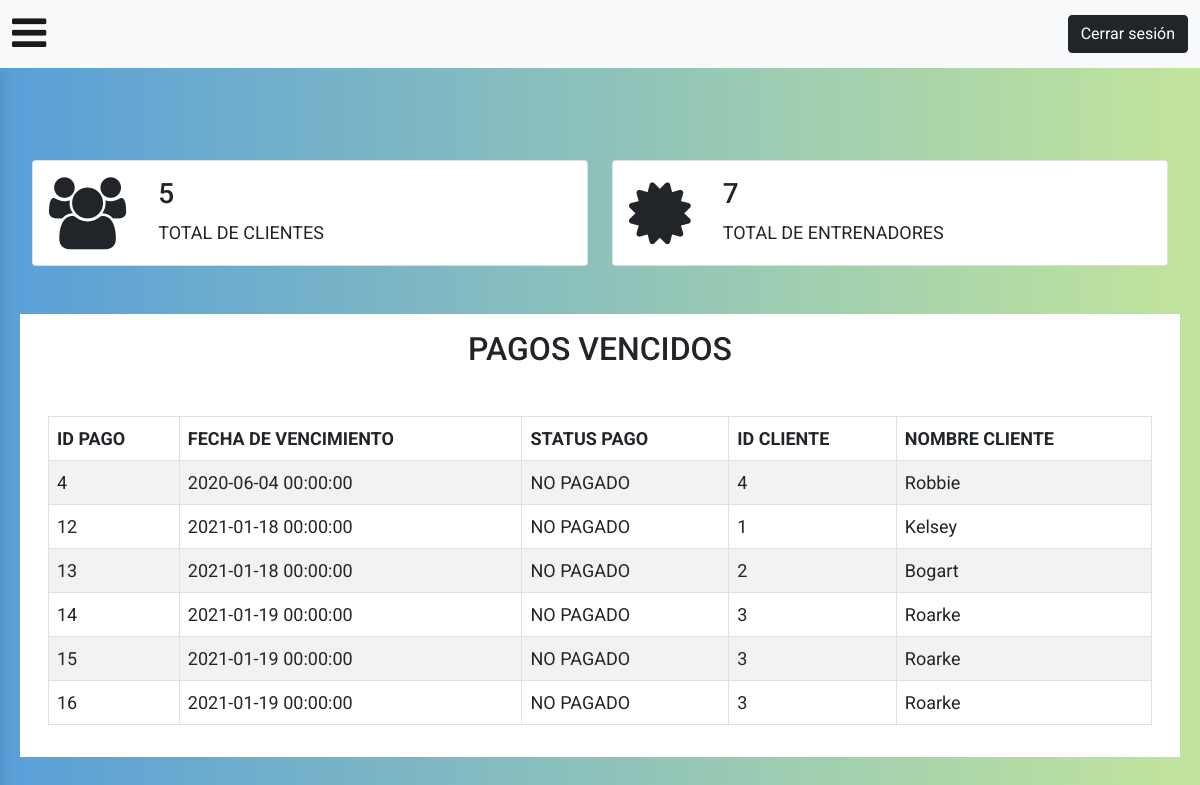
The page /admin/dashboard/ (signed in) on the database its author committed.
### tables this page shows
CREATE TABLE `pagos_clientes` (
  `ID` int(11) NOT NULL,
  `fecha_pago_realizado` datetime NOT NULL,
  `fecha_corte_pago` datetime NOT NULL,
  `fk_id_clientes` int(11) NOT NULL,
  `fk_id_sucursales` int(11) NOT NULL,
  `status` tinyint(4) NOT NULL DEFAULT '1'
);

CREATE TABLE `clientes` (
  `ID` int(11) NOT NULL,
  `nombre` varchar(100) NOT NULL,
  `apellidos` varchar(100) NOT NULL,
  `fecha_nacimiento` date NOT NULL,
  `email` varchar(100) NOT NULL,
  `fecha_ingreso` date NOT NULL,
  `nivel_cliente` varchar(100) NOT NULL,
  `estatura` decimal(10,2) NOT NULL,
  `peso_inicial` decimal(10,2) NOT NULL,
  `peso_progreso` decimal(10,2) NOT NULL,
  `url_foto` text NOT NULL,
  `fk_id_usuarios` int(11) NOT NULL,
  `fk_id_sucursales` int(11) NOT NULL
);

### admin/dashboard/controllers/cdashboard.php (called while the page is built, shortened)
<?php
require_once '../../models/daos/EntrenadorDAO.php';
require_once '../../models/daos/PagoClienteDAO.php';
require_once '../../models/daos/ClienteDAO.php';
require_once '../../models/dtos/PagoClienteDTO.php';
$clienteDAO = new ClienteDAO();
$entrenadorDAO = new EntrenadorDAO();
$pagoClienteDAO = new PagoClienteDAO();
$numeroClientes = $clienteDAO->contarClientes();
$numeroEntrenadores = $entrenadorDAO->contarEntrenadores();
$pagosVencidos = $pagoClienteDAO->obtenerPagosVencidos(1, 2);
require_once '../../includes/views/vheader.php';
require_once 'views/vdashboard.php';
require_once '../../includes/views/vfooter.php';

### admin/dashboard/index.php (called while the page is built, shortened)
<?php
require_once 'controllers/cdashboard.php';

### models/daos/Conexion.php (called while the page is built)
<?php
class Conexion {
    static function getConexion() {
        try {
            $opciones = [
                PDO::ATTR_EMULATE_PREPARES => false,
                PDO::ATTR_ERRMODE => PDO::ERRMODE_EXCEPTION,
                PDO::ATTR_DEFAULT_FETCH_MODE => PDO::FETCH_ASSOC,
            ];
            $conexion = new PDO("mysql:host=localhost;dbname=gimnasio;", "root", "", $opciones);
            return $conexion;
        }catch(PDOException $e) {
            echo 'Error durante la conexion: ' . $e->getMessage();
            die();
        }
    }
}

### models/daos/ClienteDAO.php (called while the page is built, shortened)
<?php
class ClienteDAO {
    private $conexion;
    public function __construct() {
        require_once 'Conexion.php';
        $this->conexion = Conexion::getConexion();
    }
    public function contarClientes() {
        $sql = "SELECT COUNT(id) AS total FROM clientes";
        $statement = $this->conexion->prepare($sql);
        $statement->execute();
        $result = $statement->fetch();
        return $result['total'];
    }
}

### models/daos/EntrenadorDAO.php (called while the page is built, shortened)
<?php
class EntrenadorDAO {
    private $conexion;
    public function __construct() {
        require_once 'Conexion.php';
        $this->conexion = Conexion::getConexion();
    }
    public function contarEntrenadores() {
        $sql = "SELECT COUNT(id) AS total FROM entrenadores";
        $statement = $this->conexion->prepare($sql);
        $statement->execute();
        $result = $statement->fetch();
        return $result['total'];
    }
}

### models/daos/PagoClienteDAO.php (called while the page is built, shortened)
<?php
class PagoClienteDAO {
    private $conexion;
    public function __construct()
    {
        require_once 'Conexion.php';
        $this->conexion = Conexion::getConexion();
    }
    public function obtenerPagosVencidos() {
        $sql = "SELECT pagos_clientes.id, pagos_clientes.fecha_pago_realizado, pagos_clientes.fecha_corte_pago, clientes.id AS id_cliente, clientes.nombre AS nombre_cliente, sucursales.id AS id_sucursal, sucursales.nombre AS nombre_sucursal, pagos_clientes.status FROM pagos_clientes INNER JOIN sucursales INNER JOIN clientes ON pagos_clientes.fk_id_clientes = clientes.id AND pagos_clientes.fk_id_sucursales = sucursales.id WHERE pagos_clientes.fecha_corte_pago < CURRENT_DATE() AND pagos_clientes.status = :status";
        $statement = $this->conexion->prepare($sql);
        $statement->execute(array(
            ':status' => 0
        ));
        $result = $statement->fetchAll();
        $pagosClientes = array();
        foreach($result as $pagoCliente) {
            array_push($pagosClientes, $this->crearPagoClienteDTO($pagoCliente));
        }
        return $pagosClientes;
    }
    private function crearPagoClienteDTO($pagoCliente) {
        $pagoClienteDTO = new PagoClienteDTO();
        $pagoClienteDTO->setId($pagoCliente['id']);
        $pagoClienteDTO->setFechaPagoRealizado($pagoCliente['fecha_pago_realizado']);
        $pagoClienteDTO->setFechaCortePago($pagoCliente['fecha_corte_pago']);
        $pagoClienteDTO->setIdCliente($pagoCliente['id_cliente']);
        $pagoClienteDTO->setNombreCliente($pagoCliente['nombre_cliente']);
        $pagoClienteDTO->setIdSucursal($pagoCliente['id_sucursal']);
        $pagoClienteDTO->setNombreSucursal($pagoCliente['nombre_sucursal']);
        $pagoClienteDTO->setStatus($pagoCliente['status']);
        return $pagoClienteDTO;
    }
}

### models/dtos/PagoClienteDTO.php (called while the page is built, shortened)
<?php
class PagoClienteDTO {
    private $id;
    private $fechaCortePago;
    private $idCliente;
    private $nombreCliente;
    private $status;
    public function getStatus()
    {
        return $this->status;
    }
    public function setStatus($status)
    {
        $this->status = $status;
    }
    public function getId()
    {
        return $this->id;
    }
    public function setId($id)
    {
        $this->id = $id;
    }
    public function getFechaCortePago()
    {
        return $this->fechaCortePago;
    }
    public function setFechaCortePago($fechaCortePago)
    {
        $this->fechaCortePago = $fechaCortePago;
    }
    public function getIdCliente()
    {
        return $this->idCliente;
    }
    public function setIdCliente($idCliente)
    {
        $this->idCliente = $idCliente;
    }
    public function getNombreCliente()
    {
        return $this->nombreCliente;
    }
    public function setNombreCliente($nombreCliente)
    {
        $this->nombreCliente = $nombreCliente;
    }
}

### admin/dashboard/views/vdashboard.php (the view)
<main class="principal-content">
    <div class="row">
        <div class="col">
            <div class="card d-flex flex-row">
                <div class="icon align-self-center p-3">
                    <i class="fa fa-users fa-4x" aria-hidden="true"></i>
                </div>
                <div class="card-body">
                    <h3 class="text-right card-title"><?php echo $numeroClientes; ?></h3>
                    <p class="card-text text-right">TOTAL DE CLIENTES</p>
                </div>
            </div>
        </div>
        <div class="col">
            <div class="card d-flex flex-row">
                <div class="icon align-self-center p-3">
                    <i class="fa fa-certificate fa-4x" aria-hidden="true"></i>
                </div>
                <div class="card-body">
                    <h3 class="text-right card-title"><?php echo $numeroEntrenadores;?></h3>
                    <p class="card-text text-right">TOTAL DE ENTRENADORES</p>
                </div>
            </div>
        </div>
    </div>
    <div class="row pagos-vencidos mt-5 bg-white p-3">
        <div class="col">
            <h2 class="text-center mb-5">PAGOS VENCIDOS</h2>
            <table id="mitabla" class="table table-bordered table-striped nowrap" style="width: 100%;">
                <thead>
                    <tr>
                        <th>ID PAGO</th>
                        <th>FECHA DE VENCIMIENTO</th>
                        <th>STATUS PAGO</th>
                        <th>ID CLIENTE</th>
                        <th>NOMBRE CLIENTE</th>
                    </tr>
                </thead>
                <tbody>
                    <?php foreach($pagosVencidos as $pagoVencido): ?>
                        <tr>
                            <td><?php echo $pagoVencido->getId(); ?></td>
                            <td><?php echo $pagoVencido->getFechaCortePago(); ?></td>
                            <td>
                                <?php
                                    if($pagoVencido->getStatus() == 0) {
                                        echo "NO PAGADO";
                                    } else {
                                        echo "PAGADO";
                                    }
                                ?>
                            </td>
                            <td><?php echo $pagoVencido->getIdCliente(); ?></td>
                            <td><?php echo $pagoVencido->getNombreCliente(); ?></td>
                        </tr>
                    <?php endforeach; ?>
                </tbody>
            </table>
        </div>
    </div>
</main>

### css/style.css (style rules this page uses)
body { background: #fafafa; background: -webkit-linear-gradient(to right, #599fd9, #c2e59c); background: linear-gradient(to right, #599fd9, #c2e59c); min-height: 100vh; overflow-x: hidden; }
.principal-content { padding: 2rem; margin-top: 8rem; width: 100%; transition: all 0.4s; position: relative; }

### admin/calendario/fullcalendar/main.css (style rules this page uses)
:root { --fc-daygrid-event-dot-width: 8px; }
:root { --fc-list-event-dot-width: 10px; --fc-list-event-hover-bg-color: #f5f5f5; }

### admin/calendario/css/estilo.css (style rules this page uses)
body { margin-bottom: 40px; margin-top: 40px; font-size: 18px; font-family: 'Roboto', sans-serif; }

### rows shown on the page
pagos_clientes: ID "4", fecha_corte_pago "2020-06-04 00:00:00", status "NO PAGADO", fk_id_clientes.ID "4", fk_id_clientes.nombre "Robbie"
pagos_clientes: ID "12", fecha_corte_pago "2021-01-18 00:00:00", status "NO PAGADO", fk_id_clientes.ID "1", fk_id_clientes.nombre "Kelsey"
pagos_clientes: ID "13", fecha_corte_pago "2021-01-18 00:00:00", status "NO PAGADO", fk_id_clientes.ID "2", fk_id_clientes.nombre "Bogart"
pagos_clientes: ID "14", fecha_corte_pago "2021-01-19 00:00:00", status "NO PAGADO", fk_id_clientes.ID "3", fk_id_clientes.nombre "Roarke"
pagos_clientes: ID "15", fecha_corte_pago "2021-01-19 00:00:00", status "NO PAGADO", fk_id_clientes.ID "3", fk_id_clientes.nombre "Roarke"
pagos_clientes: ID "16", fecha_corte_pago "2021-01-19 00:00:00", status "NO PAGADO", fk_id_clientes.ID "3", fk_id_clientes.nombre "Roarke"

### other values the page prints
$numeroClientes "5"
$numeroEntrenadores "7"
